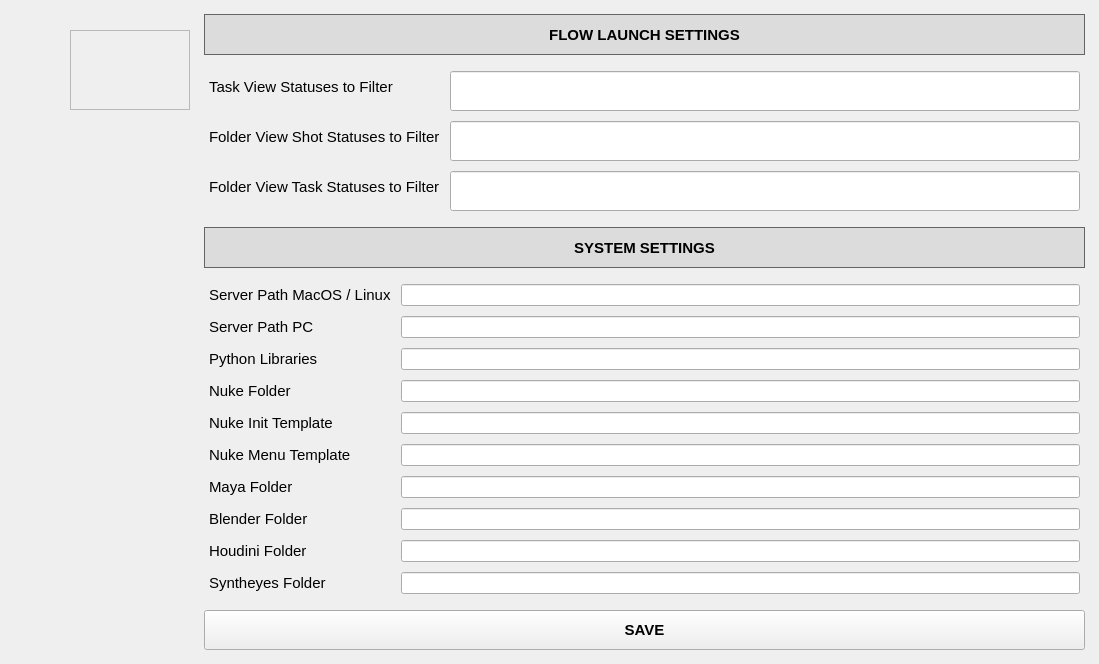
       <widget class="QWidget" name="settingsTab">
        <attribute name="title">
         <string>Settings</string>
        </attribute>
        <widget class="QWidget" name="verticalLayoutWidget_2">
         <property name="geometry">
          <rect>
           <x>199</x>
           <y>9</y>
           <width>891</width>
           <height>646</height>
          </rect>
         </property>
         <layout class="QVBoxLayout" name="verticalLayout_8">
          <property name="leftMargin">
           <number>5</number>
          </property>
          <property name="topMargin">
           <number>5</number>
          </property>
          <property name="rightMargin">
           <number>5</number>
          </property>
          <property name="bottomMargin">
           <number>5</number>
          </property>
          <item>
           <widget class="QLabel" name="label_6">
            <property name="minimumSize">
             <size>
              <width>0</width>
              <height>40</height>
             </size>
            </property>
            <property name="font">
             <font>
              <pointsize>11</pointsize>
              <bold>true</bold>
             </font>
            </property>
            <property name="styleSheet">
             <string notr="true">QLabel {
    background-color: rgb(220, 220, 220);
    border: 1px solid rgb(100, 100,100);
}</string>
            </property>
            <property name="text">
             <string>FLOW LAUNCH SETTINGS</string>
            </property>
            <property name="alignment">
             <set>Qt::AlignCenter</set>
            </property>
           </widget>
          </item>
          <item>
           <layout class="QFormLayout" name="formLayout_2">
            <property name="horizontalSpacing">
             <number>10</number>
            </property>
            <property name="verticalSpacing">
             <number>10</number>
            </property>
            <property name="leftMargin">
             <number>5</number>
            </property>
            <property name="topMargin">
             <number>10</number>
            </property>
            <property name="rightMargin">
             <number>5</number>
            </property>
            <property name="bottomMargin">
             <number>10</number>
            </property>
            <item row="0" column="0">
             <widget class="QLabel" name="label_16">
              <property name="font">
               <font>
                <pointsize>11</pointsize>
               </font>
              </property>
              <property name="text">
               <string>Task View Statuses to Filter</string>
              </property>
             </widget>
            </item>
            <item row="0" column="1">
             <widget class="QLineEdit" name="lineEdit_3">
              <property name="minimumSize">
               <size>
                <width>0</width>
                <height>40</height>
               </size>
              </property>
             </widget>
            </item>
            <item row="1" column="0">
             <widget class="QLabel" name="label_17">
              <property name="font">
               <font>
                <pointsize>11</pointsize>
               </font>
              </property>
              <property name="text">
               <string>Folder View Shot Statuses to Filter</string>
              </property>
             </widget>
            </item>
            <item row="2" column="0">
             <widget class="QLabel" name="label_18">
              <property name="font">
               <font>
                <pointsize>11</pointsize>
               </font>
              </property>
              <property name="text">
               <string>Folder View Task Statuses to Filter</string>
              </property>
             </widget>
            </item>
            <item row="1" column="1">
             <widget class="QLineEdit" name="lineEdit_4">
              <property name="minimumSize">
               <size>
                <width>0</width>
                <height>40</height>
               </size>
              </property>
             </widget>
            </item>
            <item row="2" column="1">
             <widget class="QLineEdit" name="lineEdit_5">
              <property name="minimumSize">
               <size>
                <width>0</width>
                <height>40</height>
               </size>
              </property>
             </widget>
            </item>
           </layout>
          </item>
          <item>
           <widget class="QLabel" name="label_13">
            <property name="minimumSize">
             <size>
              <width>0</width>
              <height>40</height>
             </size>
            </property>
            <property name="font">
             <font>
              <pointsize>11</pointsize>
              <bold>true</bold>
             </font>
            </property>
            <property name="styleSheet">
             <string notr="true">QLabel {
    background-color: rgb(220, 220, 220);
    border: 1px solid rgb(100, 100,100);
}</string>
            </property>
            <property name="text">
             <string>SYSTEM SETTINGS</string>
            </property>
            <property name="alignment">
             <set>Qt::AlignCenter</set>
            </property>
           </widget>
          </item>
          <item>
           <layout class="QFormLayout" name="formLayout">
            <property name="horizontalSpacing">
             <number>10</number>
            </property>
            <property name="verticalSpacing">
             <number>10</number>
            </property>
            <property name="leftMargin">
             <number>5</number>
            </property>
            <property name="topMargin">
             <number>10</number>
            </property>
            <property name="rightMargin">
             <number>5</number>
            </property>
            <property name="bottomMargin">
             <number>10</number>
            </property>
            <item row="3" column="0">
             <widget class="QLabel" name="label_14">
              <property name="font">
               <font>
                <pointsize>11</pointsize>
               </font>
              </property>
              <property name="text">
               <string>Nuke Folder</string>
              </property>
             </widget>
            </item>
            <item row="3" column="1">
             <widget class="QLineEdit" name="lineEdit"/>
            </item>
            <item row="6" column="0">
             <widget class="QLabel" name="label_15">
              <property name="font">
               <font>
                <pointsize>11</pointsize>
               </font>
              </property>
              <property name="text">
               <string>Maya Folder</string>
              </property>
             </widget>
            </item>
            <item row="6" column="1">
             <widget class="QLineEdit" name="lineEdit_2"/>
            </item>
            <item row="7" column="0">
             <widget class="QLabel" name="label_19">
              <property name="font">
               <font>
                <pointsize>11</pointsize>
               </font>
              </property>
              <property name="text">
               <string>Blender Folder</string>
              </property>
             </widget>
            </item>
            <item row="8" column="0">
             <widget class="QLabel" name="label_20">
              <property name="font">
               <font>
                <pointsize>11</pointsize>
               </font>
              </property>
              <property name="text">
               <string>Houdini Folder</string>
              </property>
             </widget>
            </item>
            <item row="9" column="0">
             <widget class="QLabel" name="label_21">
              <property name="font">
               <font>
                <pointsize>11</pointsize>
               </font>
              </property>
              <property name="text">
               <string>Syntheyes Folder</string>
              </property>
             </widget>
            </item>
            <item row="7" column="1">
             <widget class="QLineEdit" name="lineEdit_6"/>
            </item>
            <item row="8" column="1">
             <widget class="QLineEdit" name="lineEdit_7"/>
            </item>
            <item row="9" column="1">
             <widget class="QLineEdit" name="lineEdit_8"/>
            </item>
            <item row="4" column="0">
             <widget class="QLabel" name="label_22">
              <property name="font">
               <font>
                <pointsize>11</pointsize>
               </font>
              </property>
              <property name="text">
               <string>Nuke Init Template</string>
              </property>
             </widget>
            </item>
            <item row="4" column="1">
             <widget class="QLineEdit" name="lineEdit_9"/>
            </item>
            <item row="5" column="0">
             <widget class="QLabel" name="label_23">
              <property name="font">
               <font>
                <pointsize>11</pointsize>
               </font>
              </property>
              <property name="text">
               <string>Nuke Menu Template</string>
              </property>
             </widget>
            </item>
            <item row="5" column="1">
             <widget class="QLineEdit" name="lineEdit_10"/>
            </item>
            <item row="0" column="0">
             <widget class="QLabel" name="label_24">
              <property name="font">
               <font>
                <pointsize>11</pointsize>
               </font>
              </property>
              <property name="text">
               <string>Server Path MacOS / Linux</string>
              </property>
             </widget>
            </item>
            <item row="0" column="1">
             <widget class="QLineEdit" name="lineEdit_11"/>
            </item>
            <item row="1" column="0">
             <widget class="QLabel" name="label_25">
              <property name="font">
               <font>
                <pointsize>11</pointsize>
               </font>
              </property>
              <property name="text">
               <string>Server Path PC</string>
              </property>
             </widget>
            </item>
            <item row="1" column="1">
             <widget class="QLineEdit" name="lineEdit_12"/>
            </item>
            <item row="2" column="0">
             <widget class="QLabel" name="label_26">
              <property name="font">
               <font>
                <pointsize>11</pointsize>
               </font>
              </property>
              <property name="text">
               <string>Python Libraries</string>
              </property>
             </widget>
            </item>
            <item row="2" column="1">
             <widget class="QLineEdit" name="lineEdit_13"/>
            </item>
           </layout>
          </item>
          <item>
           <layout class="QHBoxLayout" name="horizontalLayout_13">
            <item>
             <widget class="QPushButton" name="pushButton_4">
              <property name="minimumSize">
               <size>
                <width>0</width>
                <height>40</height>
               </size>
              </property>
              <property name="font">
               <font>
                <pointsize>11</pointsize>
                <bold>true</bold>
               </font>
              </property>
              <property name="text">
               <string>SAVE</string>
              </property>
             </widget>
            </item>
           </layout>
          </item>
         </layout>
        </widget>
        <widget class="QScrollArea" name="scrollArea">
         <property name="geometry">
          <rect>
           <x>70</x>
           <y>30</y>
           <width>120</width>
           <height>80</height>
          </rect>
         </property>
         <property name="widgetResizable">
          <bool>true</bool>
         </property>
         <widget class="QWidget" name="scrollAreaWidgetContents">
          <property name="geometry">
           <rect>
            <x>0</x>
            <y>0</y>
            <width>118</width>
            <height>78</height>
           </rect>
          </property>
         </widget>
        </widget>
       </widget>
